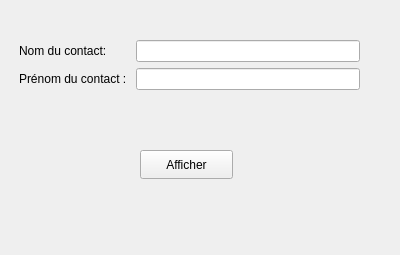
<?xml version="1.0" encoding="UTF-8"?>
<ui version="4.0">
 <class>InteractionNom</class>
 <widget class="QWidget" name="InteractionNom">
  <property name="geometry">
   <rect>
    <x>0</x>
    <y>0</y>
    <width>400</width>
    <height>255</height>
   </rect>
  </property>
  <property name="windowTitle">
   <string>Form</string>
  </property>
  <widget class="QWidget" name="formLayoutWidget">
   <property name="geometry">
    <rect>
     <x>19</x>
     <y>40</y>
     <width>341</width>
     <height>61</height>
    </rect>
   </property>
   <layout class="QFormLayout" name="formLayout">
    <item row="0" column="0">
     <widget class="QLabel" name="label">
      <property name="text">
       <string>Nom du contact:</string>
      </property>
     </widget>
    </item>
    <item row="0" column="1">
     <widget class="QLineEdit" name="lineEdit"/>
    </item>
    <item row="1" column="0">
     <widget class="QLabel" name="label_2">
      <property name="text">
       <string>Prénom du contact : </string>
      </property>
     </widget>
    </item>
    <item row="1" column="1">
     <widget class="QLineEdit" name="lineEdit_2"/>
    </item>
   </layout>
  </widget>
  <widget class="QPushButton" name="pushButton">
   <property name="geometry">
    <rect>
     <x>140</x>
     <y>150</y>
     <width>93</width>
     <height>29</height>
    </rect>
   </property>
   <property name="text">
    <string>Afficher</string>
   </property>
  </widget>
 </widget>
 <resources/>
 <connections/>
</ui>
